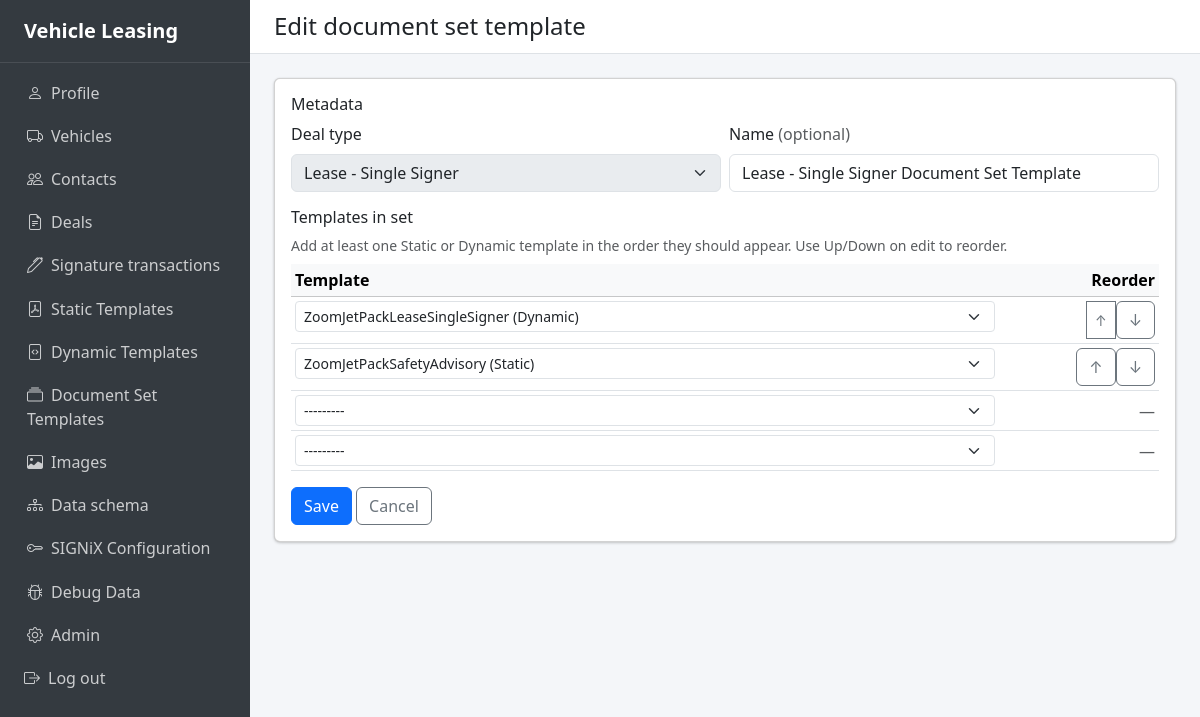
Screenshot of /document-templates/doc-set-templates/1/edit/ (signed in) with the database file from the repository.
### apps/deals/models.py (models this page shows, shortened)
class DealType(models.Model):
    name = models.CharField(max_length=100, unique=True)
    class Meta:
        verbose_name = "Deal Type"
        verbose_name_plural = "Deal Types"
    def __str__(self):
        return self.name

### apps/doctemplates/models.py (models this page shows, shortened)
class DocumentSetTemplate(models.Model):
    deal_type = models.ForeignKey(
        "deals.DealType",
        on_delete=models.PROTECT,
        unique=True,
        help_text="Deal Type this set applies to (one set per type)",
    )
    name = models.CharField(
        max_length=200,
        blank=True,
        help_text="Display name; if blank, deal type name is used",
    )
    class Meta:
        verbose_name = "Document set template"
        verbose_name_plural = "Document set templates"
        ordering = ["deal_type__name"]

### apps/doctemplates/views.py (the view)
@login_required
def docsettemplate_edit(request, pk):
    dst = get_object_or_404(
        DocumentSetTemplate.objects.prefetch_related("items"), pk=pk
    )
    items = list(dst.items.all())
    item_ids = [item.pk for item in items]
    if request.method == "POST":
        form = DocumentSetTemplateForm(
            request.POST, instance=dst, for_add=False
        )
        formset = DocumentSetTemplateItemFormSet(
            request.POST,
            initial=items_to_formset_initial(items),
            prefix=DOCSET_FORMSET_PREFIX,
        )
        if form.is_valid() and formset.is_valid():
            form.save()
            dst.items.all().delete()
            for item in formset_to_items(formset.cleaned_data, dst):
                item.save()
            messages.success(request, "Document set template updated.")
            return redirect("doctemplates:docsettemplate_list")
    else:
        form = DocumentSetTemplateForm(instance=dst, for_add=False)
        formset = DocumentSetTemplateItemFormSet(
            initial=items_to_formset_initial(items),
            prefix=DOCSET_FORMSET_PREFIX,
        )
    form_rows = [
        (f, item_ids[i] if i < len(item_ids) else None)
        for i, f in enumerate(formset.forms)
    ]
    return render(
        request,
        "doctemplates/docsettemplate_form.html",
        {
            "form": form,
            "formset": formset,
            "form_rows": form_rows,
            "document_set_template": dst,
            "is_edit": True,
        },
    )

### apps/doctemplates/forms.py (shortened to what this page needs)
class DocumentSetTemplateForm(forms.ModelForm):
    class Meta:
        model = DocumentSetTemplate
        fields = ["deal_type", "name"]
    def __init__(self, *args, **kwargs):
        self.for_add = kwargs.pop("for_add", None)
        super().__init__(*args, **kwargs)
        if self.for_add is None:
            self.for_add = not (self.instance and self.instance.pk)
        if self.for_add:
            self.fields["deal_type"].queryset = _deal_types_without_doc_set_template()
        else:
            self.fields["deal_type"].disabled = True
        self.fields["name"].required = False

### apps/doctemplates/forms.py (called while the page is built)
def get_document_template_choices():
    static = [
        (f"static-{t.pk}", f"{t.ref_id} (Static)")
        for t in StaticDocumentTemplate.objects.all().order_by("ref_id")
    ]
    dynamic = [
        (f"dynamic-{t.pk}", f"{t.ref_id} (Dynamic)")
        for t in DynamicDocumentTemplate.objects.all().order_by("ref_id")
    ]
    return static + dynamic

def items_to_formset_initial(items):
    from django.contrib.contenttypes.models import ContentType
    if not items:
        return []
    static_ct = ContentType.objects.get_for_model(StaticDocumentTemplate)
    dynamic_ct = ContentType.objects.get_for_model(DynamicDocumentTemplate)
    initial = []
    for item in items:
        if item.content_type_id == static_ct.id:
            value = f"static-{item.object_id}"
        elif item.content_type_id == dynamic_ct.id:
            value = f"dynamic-{item.object_id}"
        else:
            continue
        initial.append({"template_choice": value})
    return initial

### templates/doctemplates/docsettemplate_form.html (shortened to what this page needs)
{% extends "base.html" %}
{% block content_header %}{% if is_edit %}Edit document set template{% else %}Add document set template{% endif %}{% endblock %}
{% block content %}
<div class="card">
  <div class="card-body">
    <form method="post" id="docset-template-form">
      <h6 class="mb-2">Metadata</h6>
      <div class="row g-2 mb-3">
        <div class="col-md-6">
          <label for="id_deal_type" class="form-label">Deal type</label>
          <select name="deal_type" id="id_deal_type" class="form-select {% if form.deal_type.errors %}is-invalid{% endif %}" {% if form.deal_type.field.disabled %}disabled{% endif %}>
            {% for val, label in form.deal_type.field.widget.choices %}
            <option value="{{ val }}" {% if form.deal_type.value|stringformat:"s" == val|stringformat:"s" %}selected{% endif %}>{{ label }}</option>
            {% endfor %}
          </select>
        </div>
        <div class="col-md-6">
          <label for="id_name" class="form-label">Name <span class="text-muted">(optional)</span></label>
          <input type="text" name="name" id="id_name" class="form-control {% if form.name.errors %}is-invalid{% endif %}" value="{{ form.name.value|default:'' }}" maxlength="200">
        </div>
      </div>
      <h6 class="mb-2">Templates in set</h6>
      <p class="text-muted small mb-2">Add at least one Static or Dynamic template in the order they should appear. Use Up/Down on edit to reorder.</p>
      <div class="table-responsive">
        <table class="table table-sm mb-0">
          <thead class="table-light">
            <tr>
              <th>Template</th>
              {% if is_edit %}<th class="text-end" style="width: 10rem;">Reorder</th>{% endif %}
            </tr>
          </thead>
          <tbody>
            {% for form_row, item_id in form_rows %}
            <tr>
              <td>
                <select name="{{ form_row.template_choice.html_name }}" class="form-select form-select-sm {% if form_row.template_choice.errors %}is-invalid{% endif %}">
                  {% for val, label in form_row.template_choice.field.choices %}
                  <option value="{{ val }}" {% if form_row.template_choice.value == val %}selected{% endif %}>{{ label }}</option>
                  {% endfor %}
                </select>
              </td>
              {% if is_edit and document_set_template %}
              <td class="text-end align-middle">
                {% if item_id %}
                <div class="btn-group btn-group-sm">
                  <form method="post" action="{% url 'doctemplates:docsettemplate_item_move_up' document_set_template.pk item_id %}" class="d-inline">
                    <button type="submit" class="btn btn-outline-secondary" title="Move up">↑</button>
                  </form>
                  <form method="post" action="{% url 'doctemplates:docsettemplate_item_move_down' document_set_template.pk item_id %}" class="d-inline">
                    <button type="submit" class="btn btn-outline-secondary" title="Move down">↓</button>
                  </form>
                </div>
                {% else %}
                <span class="text-muted">—</span>
                {% endif %}
              </td>
              {% endif %}
            </tr>
            {% endfor %}
          </tbody>
        </table>
      </div>
      <div class="mt-3">
        <button type="submit" class="btn btn-primary">{% if is_edit %}Save{% else %}Add document set template{% endif %}</button>
        <a href="{% url 'doctemplates:docsettemplate_list' %}" class="btn btn-outline-secondary">Cancel</a>
      </div>
    </form>
  </div>
</div>
{% endblock %}

### templates/base.html (style rules this page uses)
.app-content-body .card { box-shadow: 0 0 1px rgba(0,0,0,.125), 0 1px 3px rgba(0,0,0,.2); }

### rows the page displays
DealType: deal_type "Lease - Single Signer"
DocumentSetTemplate: name "Lease - Single Signer Document Set Template"

### other values shown
form field value "ZoomJetPackLeaseSingleSigner (Dynamic)"
form field value "ZoomJetPackSafetyAdvisory (Static)"
form field value "---------"
